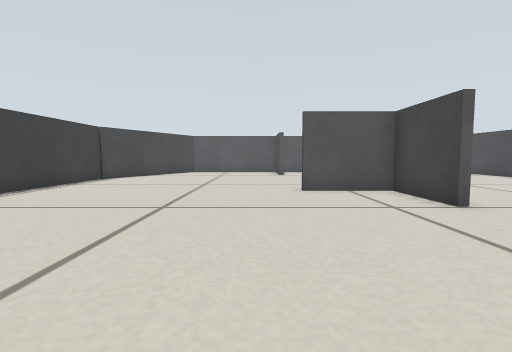
View 1 (above)

15 first-person views from a walk through a Gazebo world. The camera is 0.22 m above the floor, tilts 4° down and sees 85° across. The floor is counted in squares, 0.2 m on a side. Each view is taken from the middle of a square. On the plan, view 1 faces up. The plan holds only what a view shows up to about 12 squares ahead; the rest is blank.

View 2
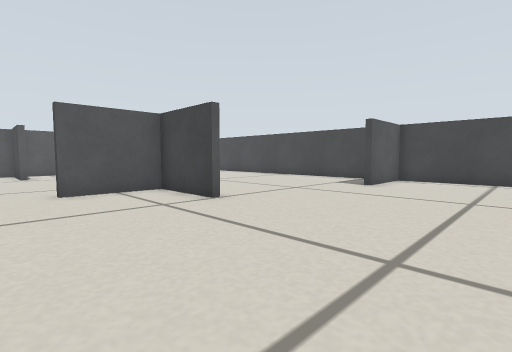

View 3
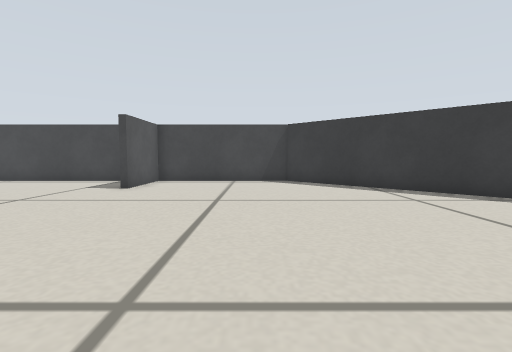

View 4
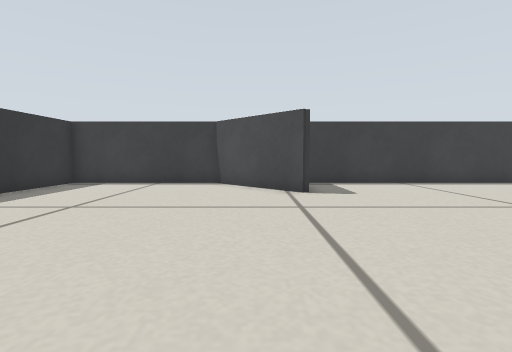

View 5
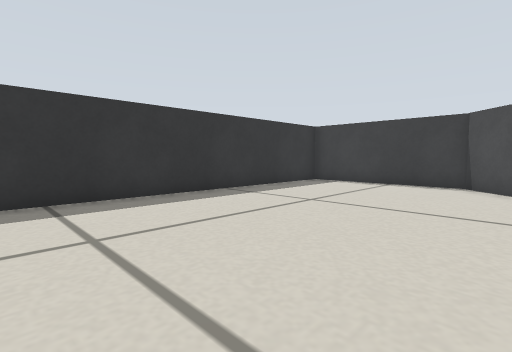

View 6
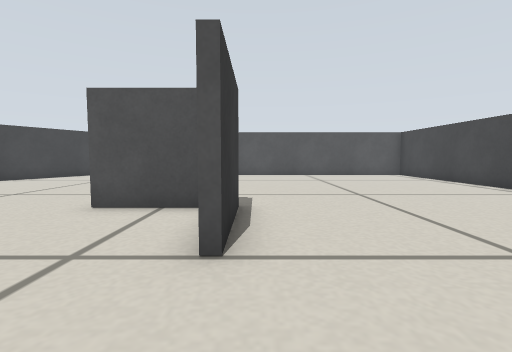

View 7
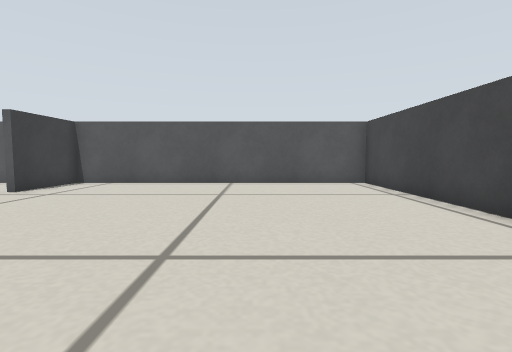

View 8
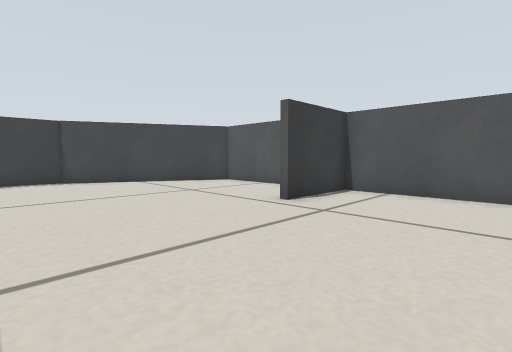

View 9
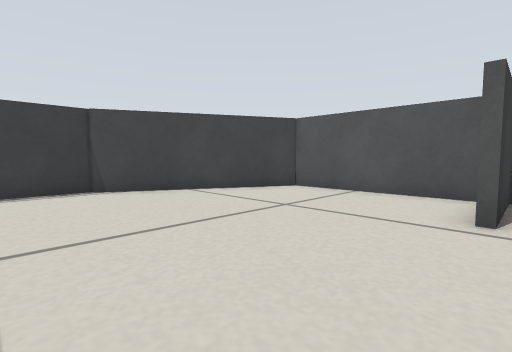

View 10
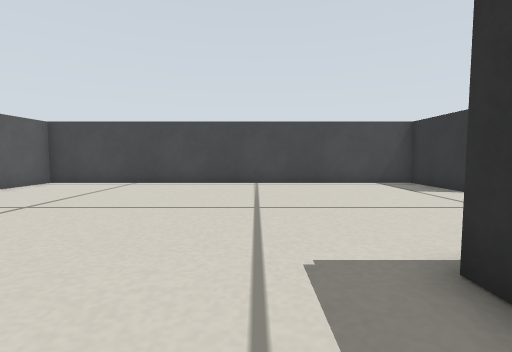

View 11
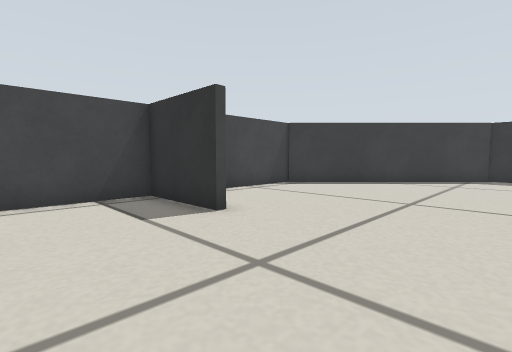

View 12
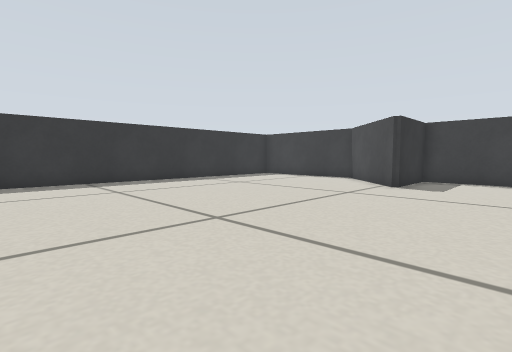

View 13
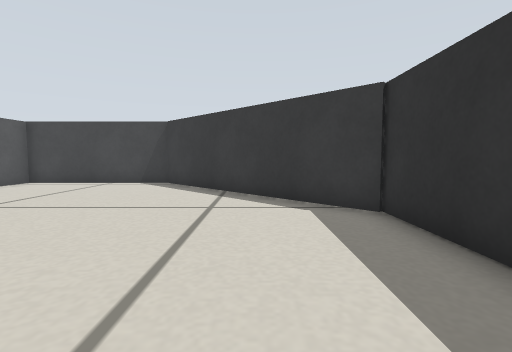

View 14
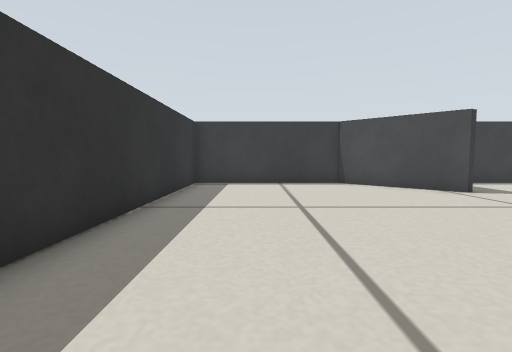

View 15
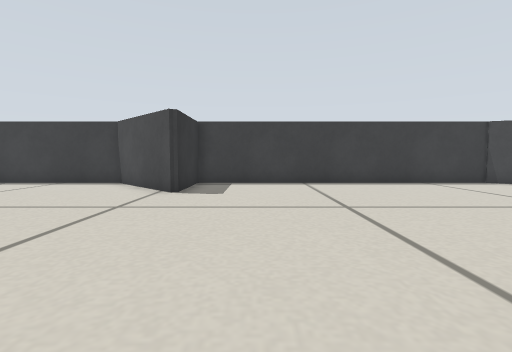

### Floor plan
Points are (right, up) in squares from view 1. A wall is a line through its corners. A room is listed if a view was taken in it or the views show most of it. See-through windows are left out.
Room 1 (views 1, 2, 3, 4, 5, 6, 7, 8, 9, 10, 11, 12, 13, 14, 15)
walls: (4.4, 5.9) (4.4, 8.9) (1.5, 8.9); (3.9, 9.1) (4.6, 9.1) (4.6, 6); (10.4, 4.6) (13.5, 4.6) (13.5, 19.5) (1.6, 19.5) (1.6, 16.5); (-4.3, 1.5) (-7.5, -1.7) (-7.5, -7.5) (7.3, -7.5) (13.5, -1.3) (13.5, 4.4) (10.5, 4.4); (-7.5, 13.5) (-7.5, 1.6) (-4.5, 1.6); (1.1, 19.5) (-4.4, 19.5) (-7.4, 13.4)

Where each view was taken, in squares from view 1:
view 1: 0 up, 0 right, facing up
view 2: 0 up, 0 right, facing up-right
view 3: 0 up, 1 right, facing right
view 4: 0 up, 4 right, facing left
view 5: 0 up, 4 right, facing down-left
view 6: 3 up, 5 right, facing up
view 7: 8 up, 9 right, facing up
view 8: 11 up, 6 right, facing up-left
view 9: 11 up, 2 right, facing up-left
view 10: 11 up, 2 right, facing right
view 11: 8 up, 6 right, facing down-right
view 12: 5 up, 6 right, facing down-left
view 13: 5 down, 2 right, facing right
view 14: 5 down, 4 right, facing left
view 15: 4 up, 4 right, facing left
